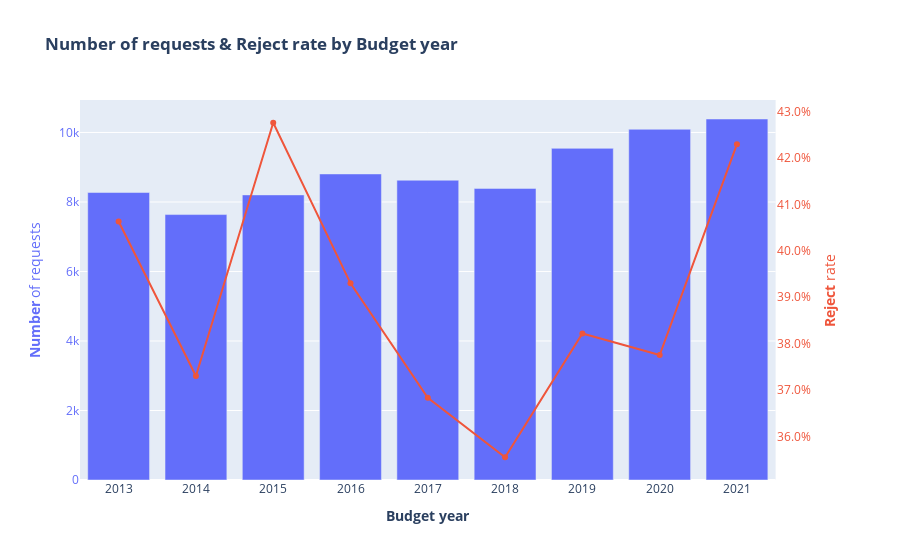

The code cell stored with this chart in its notebook:
### Code cell
# BY YEAR: NUMBER OF REQUESTS & REJECT RATE

# Create figure with secondary y-axis
fig = make_subplots(specs=[[{"secondary_y": True}]])

# Dataframes
gb = data.groupby('annee_budgetaire').agg(nb_dossiers = ('numero_dossier', 'count'))
ct = pd.crosstab(data.annee_budgetaire, data.subsidy_granted_bool, normalize='index').reindex(gb.index)

# Add traces
fig.add_trace(
    go.Bar(x=gb.index, y=gb.nb_dossiers, name='Number of requests'),
    secondary_y=False,
)

fig.add_trace(
    go.Scatter(x=ct.index, y=ct[False], name='Reject rate'),
    secondary_y=True,
)

# Layout
fig.update_layout(
    title_text='<b>Number of requests & Reject rate by Budget year</b>',
    showlegend = False,
    hovermode='x unified',
)

# Set x-axis title
fig.update_xaxes(title_text='<b>Budget year</b>')

# Set y-axes titles
fig.update_yaxes(title_text='<b>Number</b> of requests', color = '#636EFA', secondary_y=False)
fig.update_yaxes(title_text='<b>Reject</b> rate', color='#EF553B', showgrid = False, tickformat = '.1%', secondary_y=True)

fig.show()

### Figure 1 — Plotly figure (JSON) as saved in the notebook; plotly's stock layout.template omitted (floating-point values rounded to 4 significant figures)
{"data": [{"name": "Number of requests", "type": "bar", "x": [2013, 2014, 2015, 2016, 2017, 2018, 2019, 2020, 2021], "xaxis": "x", "y": [8272, 7638, 8204, 8807, 8626, 8391, 9543, 10092, 10388], "yaxis": "y"}, {"name": "Reject rate", "type": "scatter", "x": [2013, 2014, 2015, 2016, 2017, 2018, 2019, 2020, 2021], "xaxis": "x", "y": [0.4063, 0.373, 0.4276, 0.393, 0.3683, 0.3555, 0.3822, 0.3775, 0.423], "yaxis": "y2"}], "layout": {"hovermode": "x unified", "showlegend": false, "title": {"text": "<b>Number of requests & Reject rate by Budget year</b>"}, "xaxis": {"anchor": "y", "domain": [0, 0.94], "title": {"text": "<b>Budget year</b>"}}, "yaxis": {"anchor": "x", "color": "#636EFA", "domain": [0, 1], "title": {"text": "<b>Number</b> of requests"}}, "yaxis2": {"anchor": "x", "color": "#EF553B", "overlaying": "y", "showgrid": false, "side": "right", "tickformat": ".1%", "title": {"text": "<b>Reject</b> rate"}}}}
